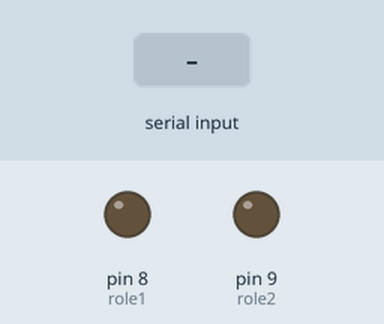
Simulated run of this sketch. Board: Arduino Uno, built with avr-gcc and run on an emulated ATmega328P. Parts: output pins drawn as LEDs (lit = HIGH). The test bench sets the inputs (shaded band).

Above: at 1.3 s.
1.4 s: "a" received over Serial
At 2.6 s:
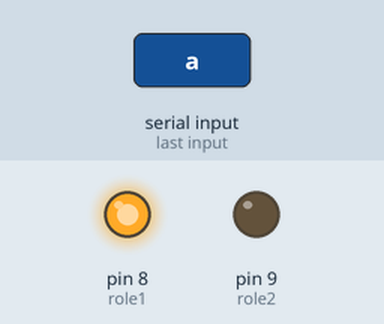
3.1 s: "c" received over Serial
At 3.9 s:
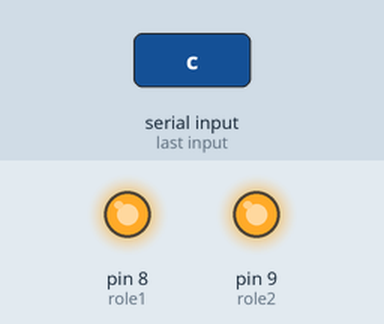
4.7 s: "b" received over Serial
At 5.1 s:
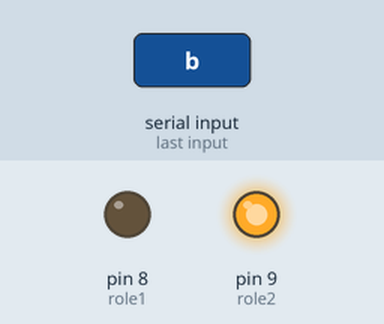
6.3 s: "hepsini kapat" received over Serial
At 7.6 s:
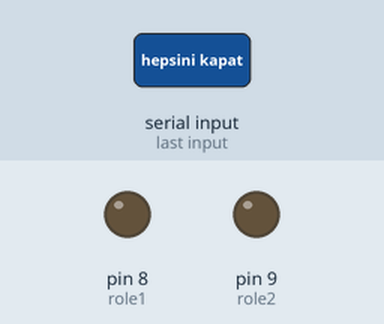
Timing chart, 0 to 8.9 s (numbered marks = the images above; inputs shaded):
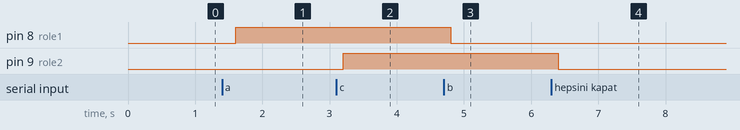

The sketch:

Bluetooth_SoundAndButton_Control.ino
```cpp
//Bluetooth Sound And Button Control byFat1h
#define role1 8
#define role2 9
 String deger = "";

void setup() {

pinMode(role1, OUTPUT);
pinMode(role2, OUTPUT);

Serial.begin(9600);


 }
void loop() {
delay(200);
 while (Serial.available()) {
 char c = (char)Serial.read();
 deger += c;
 deger.toLowerCase();
 }
 if (deger == "odanın lambasını aç") {
digitalWrite(role2,HIGH);
 }
if (deger == "odanın lambasını kapat") {
digitalWrite(role2,LOW);


}
if (deger == "ara lambayı aç") {
digitalWrite(role1,HIGH);
}

   if (deger == "ara lambayı kapat") {
digitalWrite(role1,LOW);
}

   if (deger == "hepsini aç") {
digitalWrite(role1,HIGH);
digitalWrite(role2,HIGH);

 }


  if (deger == "hepsini kapat") {
digitalWrite(role1,LOW);
digitalWrite(role2,LOW);

 }

if (deger == "a") {
digitalWrite(role1,1);
}
if (deger == "b") {
digitalWrite(role1,0);
}
 if (deger == "c") {
digitalWrite(role2,1);
}
if (deger == "d") {
digitalWrite(role2,0);
}
deger = "";

 }
 //byFat1h
```

Measured:
- after the input at 1.4 s, pin 8 (role1): LOW → HIGH after 0.20 s
- after the input at 3.1 s, pin 9 (role2): LOW → HIGH after 0.10 s
- after the input at 4.7 s, pin 8 (role1): HIGH → LOW after 0.10 s
- after the input at 6.3 s, pin 9 (role2): HIGH → LOW after 0.10 s
